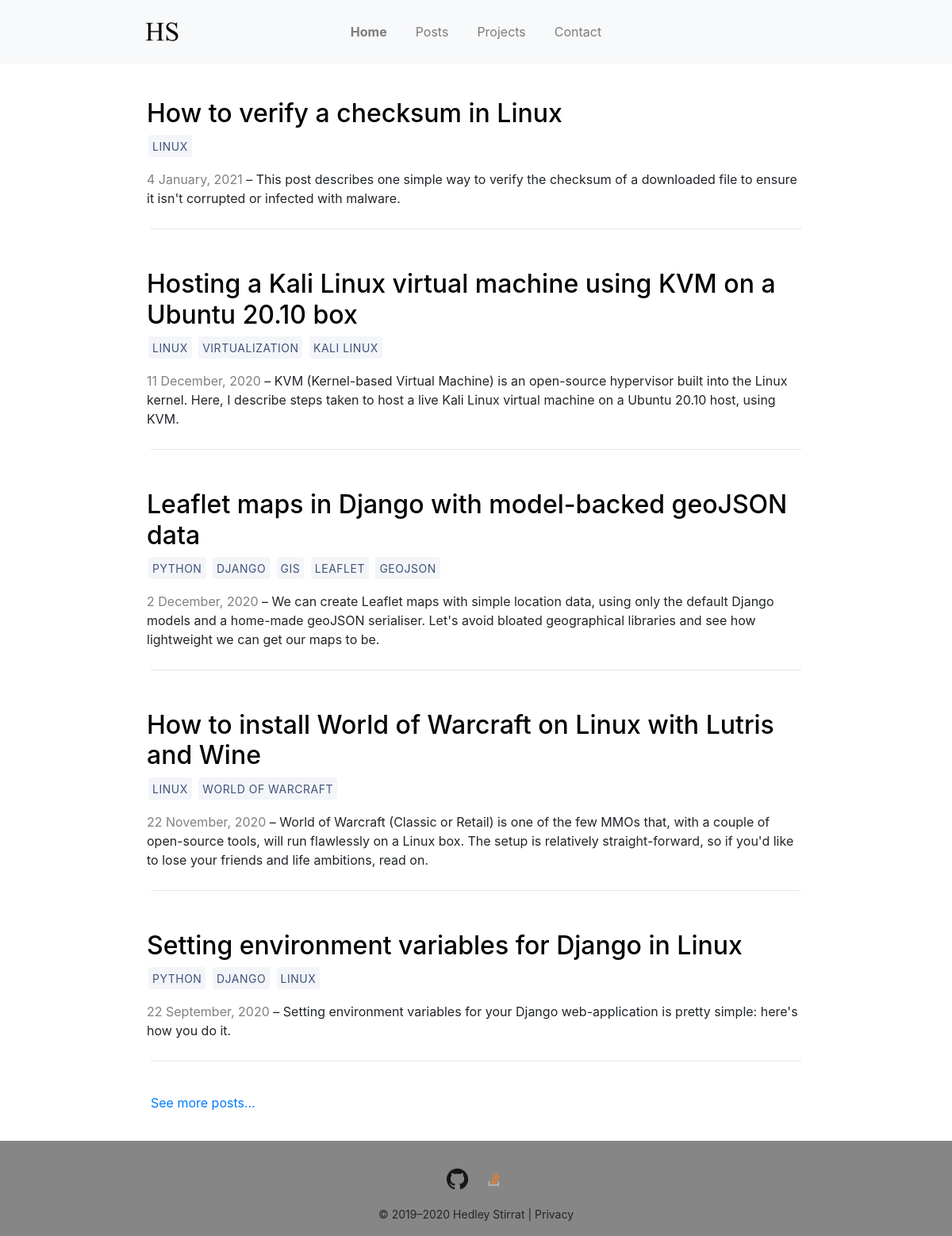
Before: / with the older database file.
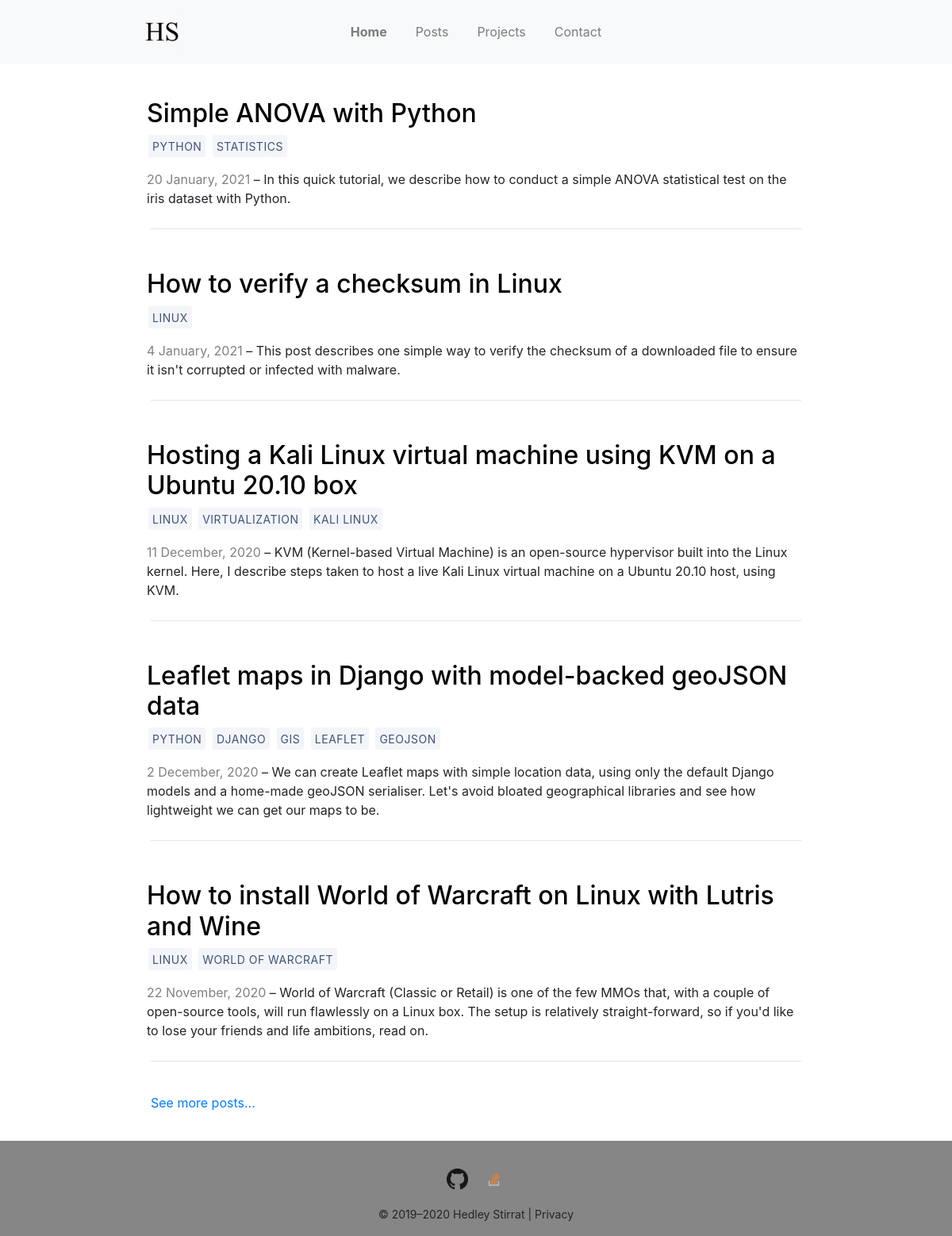
After: the same page with the newer database file.
### blog/models.py (models this page shows, shortened)
class BlogPost(models.Model):
    title = models.CharField(max_length=100)
    is_published = models.BooleanField(default=True)
    published_date = models.DateField()
    modified_date = models.DateField(null=True, blank=True)
    slug = models.SlugField(unique=True)
    tags = models.ManyToManyField('Tag', related_name='blog_posts')
    snippet = models.CharField('snippet', max_length=250)
    content = models.TextField()
    def get_absolute_url(self):
        return reverse('detail', kwargs = {'slug': self.slug})

class Tag(models.Model):
    name = models.CharField(max_length=20)

### blog/views.py (the view)
# urls.py: 2. Add a URL to urlpatterns:  path('', views.home, name='home')
def home(request):
    blog_posts = BlogPost.objects.filter(is_published=True).order_by('-published_date')[:5]
    context = {
        "blog_posts": blog_posts,
    }
    return render(request, 'home.html', context)

### blog/templates/home.html (shortened to what this page needs)
{% extends 'base.html' %}
{% load static %}
{% block content %}
    {% for post in blog_posts %}
        <div class="row">
            <div class="column snippet-text">
                <h2>
                    <a id='post-href' href="{{post.get_absolute_url}}"> {{ post.title|safe }} </a>
                </h2>
                <p>
                    {% for tag in post.tags.all %}
                        <a class="btn" href="{% url 'tag' tag.name %}">
                            {{ tag.name }}
                        </a>
                    {% endfor %}
                </p>
                <p style="color:gray; display:inline;">
                    {{ post.published_date|date:"j F, Y" }}
                </p>
                <p style="display:inline;">
                    &ndash; {{ post.snippet|safe }}
                </p>
            </div>
        </div>
        <hr>
        <br />
    {% endfor %}
    <p>
        {% url 'posts' as url %}
        <a href="{{ url }}">See more posts...</a>
    </p>
{% endblock %}

Changed rows visible on the page:
no longer on this page (row unchanged): BlogPost: title "Setting environment variables for Django in Linux", published_date "22 September, 2020", snippet "Setting environment variables for your Django web-application is pretty simple: here's how you do it.", Tag (name "PYTHON"), Tag (name "DJANGO"), Tag (name "LINUX")
added BlogPost: title "Simple ANOVA with Python", published_date "20 January, 2021", snippet "In this quick tutorial, we describe how to conduct a simple ANOVA statistical test on the iris dataset with Python.", Tag (name "PYTHON")
now on this page (row unchanged): Tag: name "STATISTICS", shown under "Simple ANOVA with Python"
